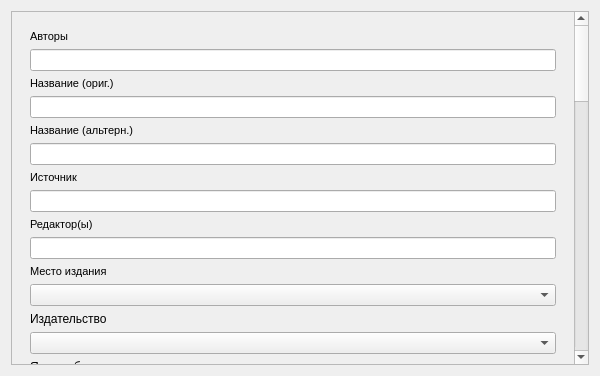
<?xml version="1.0" encoding="UTF-8"?>
<ui version="4.0">
 <class>Dialog</class>
 <widget class="QDialog" name="Dialog">
  <property name="windowModality">
   <enum>Qt::ApplicationModal</enum>
  </property>
  <property name="geometry">
   <rect>
    <x>0</x>
    <y>0</y>
    <width>600</width>
    <height>376</height>
   </rect>
  </property>
  <property name="sizePolicy">
   <sizepolicy hsizetype="Minimum" vsizetype="Minimum">
    <horstretch>0</horstretch>
    <verstretch>0</verstretch>
   </sizepolicy>
  </property>
  <property name="minimumSize">
   <size>
    <width>300</width>
    <height>200</height>
   </size>
  </property>
  <property name="baseSize">
   <size>
    <width>300</width>
    <height>200</height>
   </size>
  </property>
  <property name="windowTitle">
   <string>Dialog</string>
  </property>
  <property name="sizeGripEnabled">
   <bool>false</bool>
  </property>
  <property name="modal">
   <bool>false</bool>
  </property>
  <layout class="QHBoxLayout" name="horizontalLayout">
   <item>
    <widget class="QScrollArea" name="scrollArea">
     <property name="enabled">
      <bool>true</bool>
     </property>
     <property name="sizePolicy">
      <sizepolicy hsizetype="Expanding" vsizetype="Expanding">
       <horstretch>0</horstretch>
       <verstretch>0</verstretch>
      </sizepolicy>
     </property>
     <property name="autoFillBackground">
      <bool>false</bool>
     </property>
     <property name="verticalScrollBarPolicy">
      <enum>Qt::ScrollBarAlwaysOn</enum>
     </property>
     <property name="horizontalScrollBarPolicy">
      <enum>Qt::ScrollBarAsNeeded</enum>
     </property>
     <property name="widgetResizable">
      <bool>true</bool>
     </property>
     <property name="alignment">
      <set>Qt::AlignHCenter|Qt::AlignTop</set>
     </property>
     <widget class="QWidget" name="scrollAreaWidgetContents">
      <property name="geometry">
       <rect>
        <x>0</x>
        <y>0</y>
        <width>562</width>
        <height>1448</height>
       </rect>
      </property>
      <property name="sizePolicy">
       <sizepolicy hsizetype="MinimumExpanding" vsizetype="MinimumExpanding">
        <horstretch>0</horstretch>
        <verstretch>0</verstretch>
       </sizepolicy>
      </property>
      <layout class="QVBoxLayout" name="verticalLayout_2">
       <item>
        <widget class="QWidget" name="scrollWidget" native="true">
         <layout class="QVBoxLayout" name="verticalLayout">
          <item>
           <widget class="QLabel" name="label">
            <property name="text">
             <string>&lt;!DOCTYPE HTML PUBLIC &quot;-//W3C//DTD HTML 4.0//EN&quot; &quot;http://www.w3.org/TR/REC-html40/strict.dtd&quot;&gt;
&lt;html&gt;&lt;head&gt;&lt;meta name=&quot;qrichtext&quot; content=&quot;1&quot; /&gt;&lt;style type=&quot;text/css&quot;&gt;
p, li { white-space: pre-wrap; }
&lt;/style&gt;&lt;/head&gt;&lt;body style=&quot; font-family:'MS Shell Dlg 2'; font-size:8.25pt; font-weight:400; font-style:normal;&quot;&gt;
&lt;p style=&quot; margin-top:0px; margin-bottom:0px; margin-left:0px; margin-right:0px; -qt-block-indent:0; text-indent:0px;&quot;&gt;&lt;span style=&quot; font-size:8pt;&quot;&gt;Авторы&lt;/span&gt;&lt;/p&gt;&lt;/body&gt;&lt;/html&gt;</string>
            </property>
           </widget>
          </item>
          <item>
           <widget class="QLineEdit" name="lineEdit"/>
          </item>
          <item>
           <widget class="QLabel" name="label_2">
            <property name="text">
             <string>&lt;!DOCTYPE HTML PUBLIC &quot;-//W3C//DTD HTML 4.0//EN&quot; &quot;http://www.w3.org/TR/REC-html40/strict.dtd&quot;&gt;
&lt;html&gt;&lt;head&gt;&lt;meta name=&quot;qrichtext&quot; content=&quot;1&quot; /&gt;&lt;style type=&quot;text/css&quot;&gt;
p, li { white-space: pre-wrap; }
&lt;/style&gt;&lt;/head&gt;&lt;body style=&quot; font-family:'MS Shell Dlg 2'; font-size:8.25pt; font-weight:400; font-style:normal;&quot;&gt;
&lt;p style=&quot; margin-top:0px; margin-bottom:0px; margin-left:0px; margin-right:0px; -qt-block-indent:0; text-indent:0px;&quot;&gt;&lt;span style=&quot; font-size:8pt;&quot;&gt;Название (ориг.)&lt;/span&gt;&lt;/p&gt;&lt;/body&gt;&lt;/html&gt;</string>
            </property>
           </widget>
          </item>
          <item>
           <widget class="QLineEdit" name="lineEdit_2"/>
          </item>
          <item>
           <widget class="QLabel" name="label_3">
            <property name="text">
             <string>&lt;!DOCTYPE HTML PUBLIC &quot;-//W3C//DTD HTML 4.0//EN&quot; &quot;http://www.w3.org/TR/REC-html40/strict.dtd&quot;&gt;
&lt;html&gt;&lt;head&gt;&lt;meta name=&quot;qrichtext&quot; content=&quot;1&quot; /&gt;&lt;style type=&quot;text/css&quot;&gt;
p, li { white-space: pre-wrap; }
&lt;/style&gt;&lt;/head&gt;&lt;body style=&quot; font-family:'MS Shell Dlg 2'; font-size:8.25pt; font-weight:400; font-style:normal;&quot;&gt;
&lt;p style=&quot; margin-top:0px; margin-bottom:0px; margin-left:0px; margin-right:0px; -qt-block-indent:0; text-indent:0px;&quot;&gt;&lt;span style=&quot; font-size:8pt;&quot;&gt;Название (альтерн.)&lt;/span&gt;&lt;/p&gt;&lt;/body&gt;&lt;/html&gt;</string>
            </property>
           </widget>
          </item>
          <item>
           <widget class="QLineEdit" name="lineEdit_3"/>
          </item>
          <item>
           <widget class="QLabel" name="label_4">
            <property name="text">
             <string>&lt;!DOCTYPE HTML PUBLIC &quot;-//W3C//DTD HTML 4.0//EN&quot; &quot;http://www.w3.org/TR/REC-html40/strict.dtd&quot;&gt;
&lt;html&gt;&lt;head&gt;&lt;meta name=&quot;qrichtext&quot; content=&quot;1&quot; /&gt;&lt;style type=&quot;text/css&quot;&gt;
p, li { white-space: pre-wrap; }
&lt;/style&gt;&lt;/head&gt;&lt;body style=&quot; font-family:'MS Shell Dlg 2'; font-size:8.25pt; font-weight:400; font-style:normal;&quot;&gt;
&lt;p style=&quot; margin-top:0px; margin-bottom:0px; margin-left:0px; margin-right:0px; -qt-block-indent:0; text-indent:0px;&quot;&gt;&lt;span style=&quot; font-size:8pt;&quot;&gt;Источник&lt;/span&gt;&lt;/p&gt;&lt;/body&gt;&lt;/html&gt;</string>
            </property>
           </widget>
          </item>
          <item>
           <widget class="QLineEdit" name="lineEdit_4"/>
          </item>
          <item>
           <widget class="QLabel" name="label_5">
            <property name="text">
             <string>&lt;!DOCTYPE HTML PUBLIC &quot;-//W3C//DTD HTML 4.0//EN&quot; &quot;http://www.w3.org/TR/REC-html40/strict.dtd&quot;&gt;
&lt;html&gt;&lt;head&gt;&lt;meta name=&quot;qrichtext&quot; content=&quot;1&quot; /&gt;&lt;style type=&quot;text/css&quot;&gt;
p, li { white-space: pre-wrap; }
&lt;/style&gt;&lt;/head&gt;&lt;body style=&quot; font-family:'MS Shell Dlg 2'; font-size:8.25pt; font-weight:400; font-style:normal;&quot;&gt;
&lt;p style=&quot; margin-top:0px; margin-bottom:0px; margin-left:0px; margin-right:0px; -qt-block-indent:0; text-indent:0px;&quot;&gt;&lt;span style=&quot; font-size:8pt;&quot;&gt;Редактор(ы)&lt;/span&gt;&lt;/p&gt;&lt;/body&gt;&lt;/html&gt;</string>
            </property>
           </widget>
          </item>
          <item>
           <widget class="QLineEdit" name="lineEdit_5"/>
          </item>
          <item>
           <widget class="QLabel" name="label_6">
            <property name="text">
             <string>&lt;!DOCTYPE HTML PUBLIC &quot;-//W3C//DTD HTML 4.0//EN&quot; &quot;http://www.w3.org/TR/REC-html40/strict.dtd&quot;&gt;
&lt;html&gt;&lt;head&gt;&lt;meta name=&quot;qrichtext&quot; content=&quot;1&quot; /&gt;&lt;style type=&quot;text/css&quot;&gt;
p, li { white-space: pre-wrap; }
&lt;/style&gt;&lt;/head&gt;&lt;body style=&quot; font-family:'MS Shell Dlg 2'; font-size:8.25pt; font-weight:400; font-style:normal;&quot;&gt;
&lt;p style=&quot; margin-top:0px; margin-bottom:0px; margin-left:0px; margin-right:0px; -qt-block-indent:0; text-indent:0px;&quot;&gt;&lt;span style=&quot; font-size:8pt;&quot;&gt;Место издания&lt;/span&gt;&lt;/p&gt;&lt;/body&gt;&lt;/html&gt;</string>
            </property>
           </widget>
          </item>
          <item>
           <widget class="QComboBox" name="comboBox"/>
          </item>
          <item>
           <widget class="QLabel" name="label_7">
            <property name="text">
             <string>Издательство</string>
            </property>
           </widget>
          </item>
          <item>
           <widget class="QComboBox" name="comboBox_2"/>
          </item>
          <item>
           <widget class="QLabel" name="label_25">
            <property name="text">
             <string>Язык публикации</string>
            </property>
           </widget>
          </item>
          <item>
           <widget class="QLabel" name="label_21">
            <property name="text">
             <string>Кол-во публикаций</string>
            </property>
           </widget>
          </item>
          <item>
           <widget class="QLabel" name="label_23">
            <property name="text">
             <string>Кол-во рисунков</string>
            </property>
           </widget>
          </item>
          <item>
           <widget class="QLabel" name="label_20">
            <property name="text">
             <string>ISBN</string>
            </property>
           </widget>
          </item>
          <item>
           <widget class="QLabel" name="label_22">
            <property name="text">
             <string>Кол-во таблиц</string>
            </property>
           </widget>
          </item>
          <item>
           <widget class="QLineEdit" name="lineEdit_14"/>
          </item>
          <item>
           <widget class="QLineEdit" name="lineEdit_12"/>
          </item>
          <item>
           <widget class="QLabel" name="label_17">
            <property name="text">
             <string>Код РЖ</string>
            </property>
           </widget>
          </item>
          <item>
           <widget class="QLineEdit" name="lineEdit_15"/>
          </item>
          <item>
           <widget class="QLabel" name="label_24">
            <property name="text">
             <string>Кол-во карт</string>
            </property>
           </widget>
          </item>
          <item>
           <widget class="QLabel" name="label_8">
            <property name="text">
             <string>Год</string>
            </property>
           </widget>
          </item>
          <item>
           <widget class="QLabel" name="label_18">
            <property name="text">
             <string>Zool. Record</string>
            </property>
           </widget>
          </item>
          <item>
           <widget class="QLabel" name="label_19">
            <property name="text">
             <string>ISSN</string>
            </property>
           </widget>
          </item>
          <item>
           <widget class="QComboBox" name="comboBox_3"/>
          </item>
          <item>
           <widget class="QLineEdit" name="lineEdit_10"/>
          </item>
          <item>
           <widget class="QLineEdit" name="lineEdit_11"/>
          </item>
          <item>
           <widget class="QLineEdit" name="lineEdit_17"/>
          </item>
          <item>
           <widget class="QLineEdit" name="lineEdit_16"/>
          </item>
          <item>
           <widget class="QLineEdit" name="lineEdit_9"/>
          </item>
          <item>
           <widget class="QLineEdit" name="lineEdit_18"/>
          </item>
          <item>
           <widget class="QLabel" name="label_28">
            <property name="text">
             <string>Таксономические ключевые слова</string>
            </property>
           </widget>
          </item>
          <item>
           <widget class="QLineEdit" name="lineEdit_20"/>
          </item>
          <item>
           <widget class="QLineEdit" name="lineEdit_21"/>
          </item>
          <item>
           <widget class="QLabel" name="label_27">
            <property name="text">
             <string>Общие ключевые слова</string>
            </property>
           </widget>
          </item>
          <item>
           <widget class="QLineEdit" name="lineEdit_19"/>
          </item>
          <item>
           <widget class="QLabel" name="label_26">
            <property name="text">
             <string>Тип публикации</string>
            </property>
           </widget>
          </item>
          <item>
           <widget class="QLabel" name="label_29">
            <property name="text">
             <string>Номер публикации</string>
            </property>
           </widget>
          </item>
          <item>
           <widget class="QLabel" name="label_30">
            <property name="text">
             <string>Дата публикации</string>
            </property>
           </widget>
          </item>
          <item>
           <widget class="QDateEdit" name="dateEdit"/>
          </item>
          <item>
           <widget class="QComboBox" name="comboBox_9"/>
          </item>
          <item>
           <widget class="QLabel" name="label_31">
            <property name="text">
             <string>Страна публикации</string>
            </property>
           </widget>
          </item>
          <item>
           <widget class="QLineEdit" name="lineEdit_22"/>
          </item>
          <item>
           <widget class="QLabel" name="label_32">
            <property name="text">
             <string>Номер редакции МПК</string>
            </property>
           </widget>
          </item>
          <item>
           <widget class="QLabel" name="label_33">
            <property name="text">
             <string>Основной индекс МПК</string>
            </property>
           </widget>
          </item>
          <item>
           <widget class="QLineEdit" name="lineEdit_23"/>
          </item>
          <item>
           <widget class="QLineEdit" name="lineEdit_24"/>
          </item>
          <item>
           <widget class="QLineEdit" name="lineEdit_13">
            <property name="sizePolicy">
             <sizepolicy hsizetype="Minimum" vsizetype="Minimum">
              <horstretch>0</horstretch>
              <verstretch>0</verstretch>
             </sizepolicy>
            </property>
           </widget>
          </item>
          <item>
           <widget class="QLabel" name="label_35">
            <property name="text">
             <string>Реферат</string>
            </property>
           </widget>
          </item>
          <item>
           <widget class="QTextEdit" name="textEdit"/>
          </item>
          <item>
           <widget class="QLabel" name="label_34">
            <property name="text">
             <string>Имя патентообладателя</string>
            </property>
           </widget>
          </item>
          <item>
           <widget class="QDialogButtonBox" name="buttonBox">
            <property name="standardButtons">
             <set>QDialogButtonBox::Cancel|QDialogButtonBox::Ok</set>
            </property>
           </widget>
          </item>
         </layout>
        </widget>
       </item>
      </layout>
     </widget>
    </widget>
   </item>
  </layout>
 </widget>
 <resources/>
 <connections/>
</ui>
